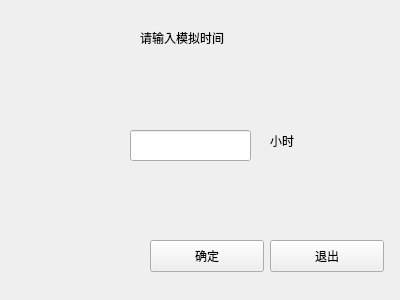
<?xml version="1.0" encoding="UTF-8"?>
<ui version="4.0">
 <class>PassTime</class>
 <widget class="QWidget" name="PassTime">
  <property name="geometry">
   <rect>
    <x>0</x>
    <y>0</y>
    <width>400</width>
    <height>300</height>
   </rect>
  </property>
  <property name="windowTitle">
   <string>Form</string>
  </property>
  <widget class="QLabel" name="label">
   <property name="geometry">
    <rect>
     <x>140</x>
     <y>30</y>
     <width>121</width>
     <height>16</height>
    </rect>
   </property>
   <property name="text">
    <string>请输入模拟时间</string>
   </property>
  </widget>
  <widget class="QPushButton" name="pushButton">
   <property name="geometry">
    <rect>
     <x>150</x>
     <y>240</y>
     <width>114</width>
     <height>32</height>
    </rect>
   </property>
   <property name="text">
    <string>确定</string>
   </property>
  </widget>
  <widget class="QPushButton" name="pushButton_2">
   <property name="geometry">
    <rect>
     <x>270</x>
     <y>240</y>
     <width>114</width>
     <height>32</height>
    </rect>
   </property>
   <property name="text">
    <string>退出</string>
   </property>
  </widget>
  <widget class="QLabel" name="label_2">
   <property name="geometry">
    <rect>
     <x>270</x>
     <y>130</y>
     <width>59</width>
     <height>21</height>
    </rect>
   </property>
   <property name="text">
    <string>小时</string>
   </property>
  </widget>
  <widget class="QLineEdit" name="lineEdit">
   <property name="geometry">
    <rect>
     <x>130</x>
     <y>130</y>
     <width>121</width>
     <height>31</height>
    </rect>
   </property>
  </widget>
 </widget>
 <resources/>
 <connections/>
</ui>
